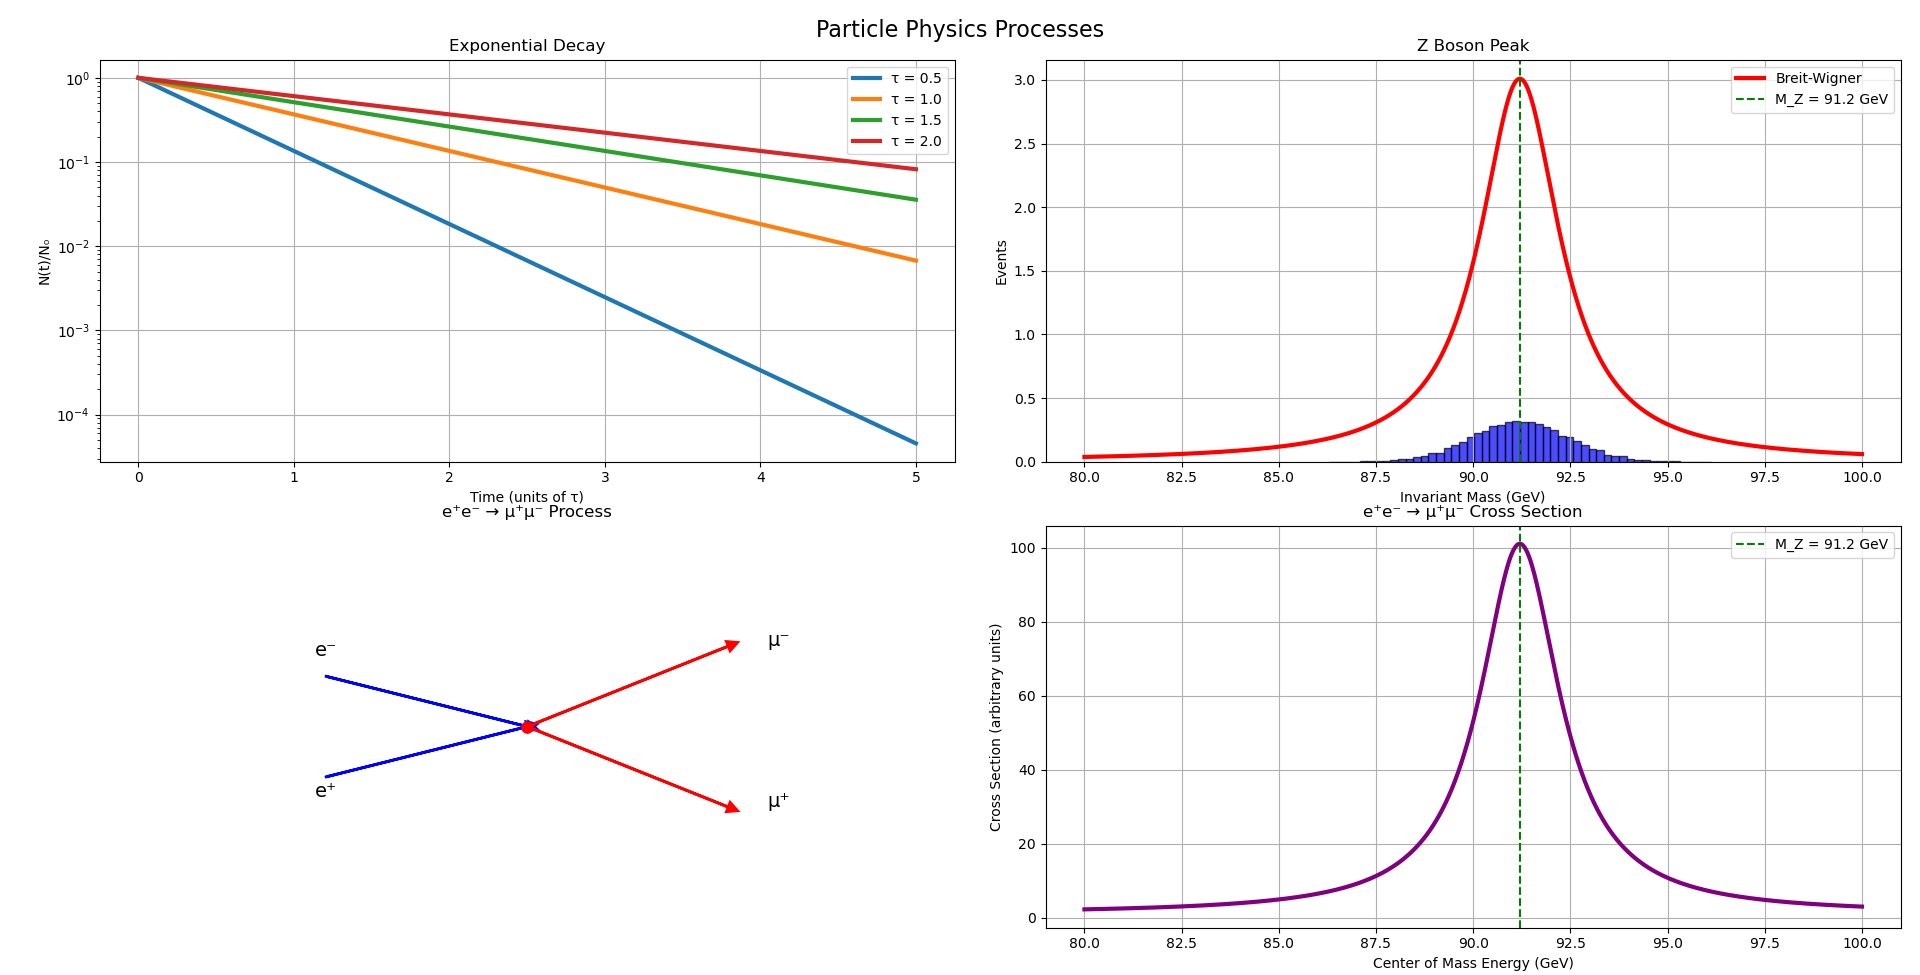

The script that drew this image:
import numpy as np
import matplotlib.pyplot as plt
from mpl_toolkits.mplot3d import Axes3D

class ParticlePhysicsSimulator:
    def __init__(self):
        self.c = 1  # Speed of light (natural units)
        
    def particle_decay_visualization(self):
        """Visualize particle decay processes"""
        fig, axes = plt.subplots(2, 2, figsize=(15, 12))
        fig.suptitle('Particle Physics Processes', fontsize=16)
        
        # Exponential decay
        t = np.linspace(0, 5, 1000)
        tau_values = [0.5, 1.0, 1.5, 2.0]  # Different lifetimes
        
        for tau in tau_values:
            N = np.exp(-t/tau)
            axes[0,0].plot(t, N, linewidth=3, label=f'τ = {tau}')
        
        axes[0,0].set_xlabel('Time (units of τ)')
        axes[0,0].set_ylabel('N(t)/N₀')
        axes[0,0].set_title('Exponential Decay')
        axes[0,0].legend()
        axes[0,0].grid(True)
        axes[0,0].set_yscale('log')
        
        # Invariant mass distribution
        # Simulate Z boson decay to muon pairs
        np.random.seed(42)
        n_events = 10000
        
        # Z boson mass and width
        M_Z = 91.2  # GeV
        Gamma_Z = 2.5  # GeV
        
        # Generate invariant masses (Breit-Wigner distribution)
        masses = np.random.normal(M_Z, Gamma_Z/2, n_events)
        masses = masses[masses > 0]  # Physical masses only
        
        axes[0,1].hist(masses, bins=50, alpha=0.7, density=True, 
                      color='blue', edgecolor='black')
        
        # Theoretical Breit-Wigner
        m_range = np.linspace(80, 100, 1000)
        breit_wigner = (Gamma_Z/2)**2 / ((m_range - M_Z)**2 + (Gamma_Z/2)**2)
        breit_wigner /= np.max(breit_wigner) * np.max(axes[0,1].get_ylim())
        
        axes[0,1].plot(m_range, breit_wigner, 'r-', linewidth=3, 
                      label='Breit-Wigner')
        axes[0,1].axvline(x=M_Z, color='green', linestyle='--', 
                         label=f'M_Z = {M_Z} GeV')
        axes[0,1].set_xlabel('Invariant Mass (GeV)')
        axes[0,1].set_ylabel('Events')
        axes[0,1].set_title('Z Boson Peak')
        axes[0,1].legend()
        axes[0,1].grid(True)
        
        # Feynman diagram representation (artistic)
        # Two-particle collision producing new particles
        x_positions = [0, 2, 4, 6]
        y_positions = [0, 0, 1, -1]
        
        # Incoming particles
        axes[1,0].arrow(-2, 0.5, 2, -0.5, head_width=0.1, head_length=0.1, 
                       fc='blue', ec='blue', linewidth=2)
        axes[1,0].arrow(-2, -0.5, 2, 0.5, head_width=0.1, head_length=0.1, 
                       fc='blue', ec='blue', linewidth=2)
        
        # Vertex
        axes[1,0].plot(0, 0, 'ro', markersize=8)
        
        # Outgoing particles
        axes[1,0].arrow(0, 0, 2, 0.8, head_width=0.1, head_length=0.1, 
                       fc='red', ec='red', linewidth=2)
        axes[1,0].arrow(0, 0, 2, -0.8, head_width=0.1, head_length=0.1, 
                       fc='red', ec='red', linewidth=2)
        
        axes[1,0].text(-2, 0.7, 'e⁻', fontsize=14, ha='center')
        axes[1,0].text(-2, -0.7, 'e⁺', fontsize=14, ha='center')
        axes[1,0].text(2.5, 0.8, 'μ⁻', fontsize=14, ha='center')
        axes[1,0].text(2.5, -0.8, 'μ⁺', fontsize=14, ha='center')
        
        axes[1,0].set_xlim(-3, 3)
        axes[1,0].set_ylim(-2, 2)
        axes[1,0].set_title('e⁺e⁻ → μ⁺μ⁻ Process')
        axes[1,0].set_aspect('equal')
        axes[1,0].axis('off')
        
        # Cross-section vs energy
        # Simplified resonance behavior
        E_cm = np.linspace(80, 100, 1000)  # Center of mass energy
        
        # Background + resonance
        sigma_bg = 1.0  # Background cross-section
        sigma_resonance = 100 * breit_wigner / np.max(breit_wigner)
        
        total_cross_section = sigma_bg + sigma_resonance
        
        axes[1,1].plot(E_cm, total_cross_section, 'purple', linewidth=3)
        axes[1,1].axvline(x=M_Z, color='green', linestyle='--', 
                         label=f'M_Z = {M_Z} GeV')
        axes[1,1].set_xlabel('Center of Mass Energy (GeV)')
        axes[1,1].set_ylabel('Cross Section (arbitrary units)')
        axes[1,1].set_title('e⁺e⁻ → μ⁺μ⁻ Cross Section')
        axes[1,1].legend()
        axes[1,1].grid(True)
        
        plt.tight_layout()
        plt.show()
        
    def standard_model_visualization(self):
        """Visualize Standard Model particles and interactions"""
        fig, axes = plt.subplots(1, 2, figsize=(16, 8))
        fig.suptitle('Standard Model of Particle Physics', fontsize=16)
        
        # Particle mass spectrum
        particles = {
            'Quarks': {'up': 0.002, 'down': 0.005, 'charm': 1.3, 'strange': 0.1, 
                      'top': 173, 'bottom': 4.2},
            'Leptons': {'electron': 0.000511, 'muon': 0.106, 'tau': 1.777,
                       'nu_e': 0, 'nu_mu': 0, 'nu_tau': 0},
            'Bosons': {'photon': 0, 'W': 80.4, 'Z': 91.2, 'Higgs': 125, 'gluon': 0}
        }
        
        # Create mass spectrum plot
        all_masses = []
        all_names = []
        colors = []
        
        color_map = {'Quarks': 'red', 'Leptons': 'blue', 'Bosons': 'green'}
        
        for particle_type, particle_dict in particles.items():
            for name, mass in particle_dict.items():
                if mass > 0:  # Only plot massive particles
                    all_masses.append(mass)
                    all_names.append(name)
                    colors.append(color_map[particle_type])
        
        # Sort by mass
        sorted_indices = np.argsort(all_masses)
        all_masses = [all_masses[i] for i in sorted_indices]
        all_names = [all_names[i] for i in sorted_indices]
        colors = [colors[i] for i in sorted_indices]
        
        y_positions = range(len(all_masses))
        
        axes[0].barh(y_positions, all_masses, color=colors, alpha=0.7)
        axes[0].set_yticks(y_positions)
        axes[0].set_yticklabels(all_names)
        axes[0].set_xlabel('Mass (GeV/c²)')
        axes[0].set_title('Particle Mass Spectrum')
        axes[0].set_xscale('log')
        axes[0].grid(True, alpha=0.3)
        
        # Add legend
        legend_elements = [plt.Rectangle((0,0),1,1, facecolor=color, alpha=0.7, 
                                       label=particle_type) 
                          for particle_type, color in color_map.items()]
        axes[0].legend(handles=legend_elements)
        
        # Coupling strength comparison
        interactions = {
            'Strong': 1,
            'Electromagnetic': 1/137,  # Fine structure constant
            'Weak': 10**(-6),
            'Gravitational': 10**(-39)
        }
        
        interaction_names = list(interactions.keys())
        strengths = list(interactions.values())
        
        axes[1].bar(interaction_names, strengths, 
                   color=['red', 'blue', 'green', 'purple'], alpha=0.7)
        axes[1].set_ylabel('Relative Coupling Strength')
        axes[1].set_title('Fundamental Interactions')
        axes[1].set_yscale('log')
        axes[1].grid(True, alpha=0.3)
        
        # Add strength values as text
        for i, (name, strength) in enumerate(interactions.items()):
            axes[1].text(i, strength * 2, f'{strength:.0e}', 
                        ha='center', va='bottom', fontweight='bold')
        
        plt.tight_layout()
        plt.show()
        
    def cosmic_ray_shower_simulation(self):
        """Simulate cosmic ray air shower"""
        fig = plt.figure(figsize=(12, 10))
        ax = fig.add_subplot(111, projection='3d')
        
        # Primary cosmic ray parameters
        primary_energy = 10**15  # eV
        altitude = 30  # km
        
        # Simulate shower development
        def generate_shower(x0, y0, z0, energy, generation, max_gen=6):
            if generation >= max_gen or energy < 10**10:
                return [], [], [], []
            
            # Generate secondary particles
            n_secondaries = max(1, int(np.sqrt(energy/10**12)))
            n_secondaries = min(n_secondaries, 4)  # Limit for visualization
            
            x_particles, y_particles, z_particles, energies = [], [], [], []
            
            for i in range(n_secondaries):
                # Random directions (simplified)
                theta = np.random.normal(0, 0.1)  # Small angle scattering
                phi = np.random.uniform(0, 2*np.pi)
                
                # New position
                step_size = 5  # km
                dx = step_size * np.sin(theta) * np.cos(phi)
                dy = step_size * np.sin(theta) * np.sin(phi)
                dz = -step_size  # Downward
                
                x_new = x0 + dx
                y_new = y0 + dy
                z_new = z0 + dz
                
                # Energy sharing
                energy_fraction = np.random.beta(2, 2)
                new_energy = energy * energy_fraction / n_secondaries
                
                x_particles.append(x_new)
                y_particles.append(y_new)
                z_particles.append(z_new)
                energies.append(new_energy)
                
                # Draw line
                ax.plot([x0, x_new], [y0, y_new], [z0, z_new], 
                       'b-', alpha=0.6, linewidth=1)
                
                # Recursive call for next generation
                if z_new > 0:  # Above ground
                    x_next, y_next, z_next, e_next = generate_shower(
                        x_new, y_new, z_new, new_energy, generation + 1, max_gen)
                    x_particles.extend(x_next)
                    y_particles.extend(y_next)
                    z_particles.extend(z_next)
                    energies.extend(e_next)
            
            return x_particles, y_particles, z_particles, energies
        
        # Generate shower
        np.random.seed(42)
        x_shower, y_shower, z_shower, e_shower = generate_shower(
            0, 0, altitude, primary_energy, 0)
        
        # Plot primary cosmic ray
        ax.plot([0], [0], [altitude], 'ro', markersize=10, label='Primary CR')
        
        # Plot ground level detectors
        detector_x = np.linspace(-20, 20, 10)
        detector_y = np.linspace(-20, 20, 10)
        X_det, Y_det = np.meshgrid(detector_x, detector_y)
        Z_det = np.zeros_like(X_det)
        
        ax.plot_surface(X_det, Y_det, Z_det, alpha=0.3, color='brown')
        
        # Count particles at ground level
        ground_particles = [(x, y) for x, y, z in zip(x_shower, y_shower, z_shower) if abs(z) < 1]
        
        if ground_particles:
            gx, gy = zip(*ground_particles)
            ax.scatter(gx, gy, [0]*len(gx), c='red', s=20, alpha=0.8, label='Ground particles')
        
        ax.set_xlabel('X (km)')
        ax.set_ylabel('Y (km)')
        ax.set_zlabel('Altitude (km)')
        ax.set_title('Cosmic Ray Air Shower')
        ax.legend()
        
        plt.tight_layout()
        plt.show()
        
        return len(ground_particles)
        
    def run_all_visualizations(self):
        self.particle_decay_visualization()
        self.standard_model_visualization()
        shower_particles = self.cosmic_ray_shower_simulation()
        print(f"Cosmic ray shower produced {shower_particles} particles at ground level")

# Usage
particle_physics = ParticlePhysicsSimulator()
particle_physics.run_all_visualizations()
